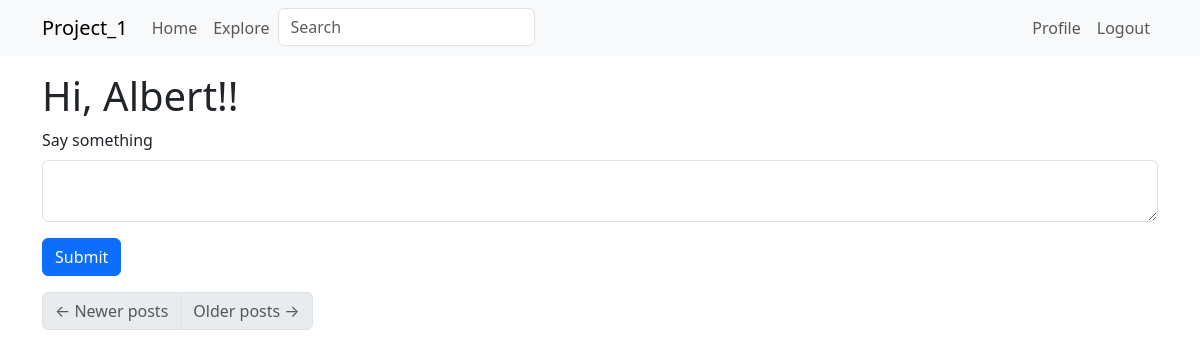
The app's page /index (signed in), older data.
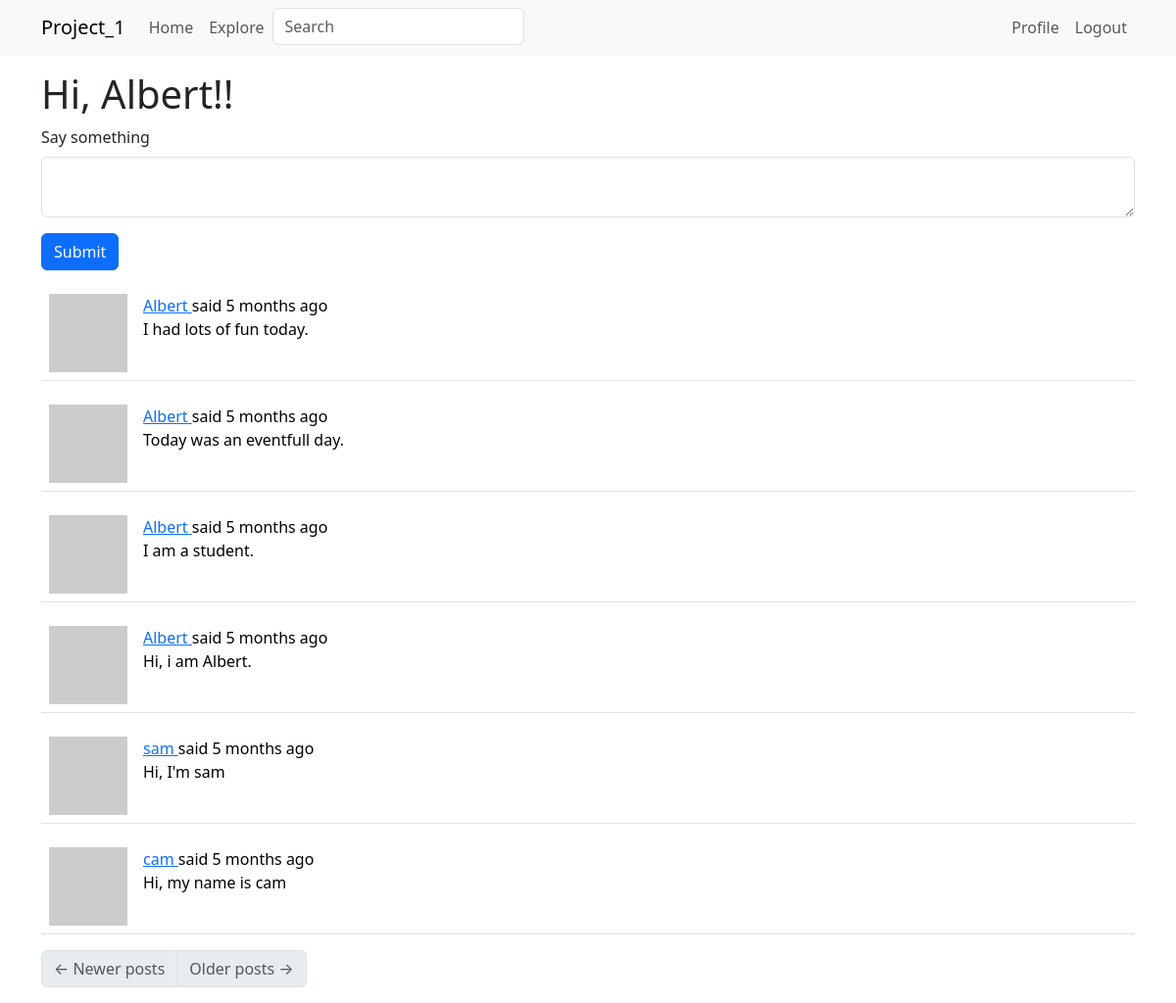
The same page, newer data.
### app/models.py (models this page shows, shortened)
class User(UserMixin, db.Model):
    id: so.Mapped[int] = so.mapped_column(primary_key=True)
    username: so.Mapped[str] = so.mapped_column(sa.String(64), index=True, unique=True)
    email: so.Mapped[str] = so.mapped_column(sa.String(120), index=True, unique=True)
    password_hash: so.Mapped[Optional[str]] = so.mapped_column(sa.String(256))
    posts: so.WriteOnlyMapped['Post'] = so.relationship(back_populates='author')
    about_me: so.Mapped[Optional[str]] = so.mapped_column(sa.String(140))
    last_seen: so.Mapped[Optional[datetime]] = so.mapped_column(default=lambda: datetime.now(timezone.utc))
    following: so.WriteOnlyMapped['User'] = so.relationship(
        secondary=followers, primaryjoin=(followers.c.follower_id == id),
        secondaryjoin=(followers.c.followed_id ==id),
        back_populates='followers')
    followers: so.WriteOnlyMapped['User'] = so.relationship(
        secondary=followers, primaryjoin=(followers.c.followed_id == id),
        secondaryjoin=(followers.c.follower_id ==id),
        back_populates='following')
    def avatar(self, size):
        digest = md5(self.email.lower().encode('utf-8')).hexdigest()
        return f'https://www.gravatar.com/avatar/{digest}?d=identicon&s={size}'
    def following_posts(self):
        Author = so.aliased(User)
        Follower = so.aliased(User)
        return (
            sa.select(Post)
            .join(Post.author.of_type(Author))
            .join(Author.followers.of_type(Follower), isouter=True)
            .where(sa.or_(
                Follower.id == self.id,
                Author.id == self.id,
                ))
            .group_by(Post)
            .order_by(Post.timestamp.desc())
        )

class SearchableMixin(object):
    @classmethod
    def before_commit(cls, session):
        session._changes = {
            'add': list(session.new),
            'update': list(session.dirty),
            'delete': list(session.deleted)
        }
    @classmethod
    def after_commit(cls, session):
        for obj in session._changes['add']:
            if isinstance(obj, SearchableMixin):
                add_to_index(obj.__tablename__, obj)
        for obj in session._changes['update']:
            if isinstance(obj, SearchableMixin):
                add_to_index(obj.__tablename__, obj)
        for obj in session._changes['delete']:
            if isinstance(obj, SearchableMixin):
                remove_from_index(obj.__tablename__, obj)
        session._changes = None

class Post(SearchableMixin, db.Model):
    __searchable__ = ['body']
    id: so.Mapped[int] = so.mapped_column(primary_key=True)
    body: so.Mapped[str] = so.mapped_column(sa.String(140))
    timestamp: so.Mapped[datetime] = so.mapped_column(index=True, default=lambda: datetime.now(timezone.utc))
    user_id: so.Mapped[int] = so.mapped_column(sa.ForeignKey(User.id), index=True)
    author: so.Mapped[User] = so.relationship(back_populates='posts')
    language: so.Mapped[Optional[str]] = so.mapped_column(sa.String(5))

### app/main/routes.py (the view)
@bp.route('/', methods = ['GET', 'POST'])
@bp.route('/index', methods = ['GET', 'POST'])
@login_required
def index():
    form = PostForm()
    if form.validate_on_submit():
        post = Post(body=form.post.data, author=current_user,)
        db.session.add(post)
        db.session.commit()
        flash(_('Your post is now live!'))
        return redirect(url_for('main.index'))
    page = request.args.get('page', 1, type=int)
    posts = db.paginate(current_user.following_posts(), page=page,
                        per_page=current_app.config['POSTS_PER_PAGE'], error_out=False)
    next_url = url_for('main.index', page=posts.next_num) \
        if posts.has_next else None
    prev_url = url_for('main.index', page=posts.prev_num) \
        if posts.has_prev else None
    return render_template('index.html', title= _('Home'), form=form,
                            posts=posts.items, next_url=next_url,
                            prev_url=prev_url)

### app/main/forms.py
class SearchForm(FlaskForm):
    q = StringField(_l('Search'), validators=[DataRequired()])
    def __init__(self, *args, **kwargs):
        if 'formdata' not in kwargs:
            kwargs['formdata'] = request.args
        if 'meta' not in kwargs:
            kwargs['meta'] = {'csrf': False}
        super(SearchForm, self).__init__(*args, **kwargs)

class PostForm(FlaskForm):
    post = TextAreaField(_l('Say something'), validators=[DataRequired(), Length(min=1, max=140)])
    submit = SubmitField(_l('Submit'))

### app/__init__.py (called while the page is built)
def get_locale():
    return request.accept_languages.best_match(current_app.config['LANGUAGES'])

### app/main/routes.py (called while the page is built)
@bp.before_app_request
def before_request():
    if current_user.is_authenticated:
        current_user.last_seen = datetime.now(timezone.utc)
        db.session.commit()
        g.search_form = SearchForm()
    g.locale = str(get_locale())

### app/models.py (called while the page is built)
@login.user_loader
def load_user(id):
    return db.session.get(User, int(id))

### app/templates/index.html
{% extends "base.html" %}
{% import "bootstrap_wtf.html" as wtf %}
{% block content %}
    <h1>{{ _('Hi, %(username)s!', username=current_user.username) }}!</h1>
    {% if form %}
    {{ wtf.quick_form(form) }}
    {% endif %}
    {% for post in posts %}
        {% include '_post.html' %}
    {% endfor %}
    <nav aria-label="Post navigation">
        <ul class="pagination">
            <li class="page-item{% if not prev_url %} disabled{% endif %}">
                <a class="page-link" href="{{ prev_url }}">
                    <span aria-hidden="true">&larr;</span> {{ _('Newer posts') }}
                </a>
            </li>
            <li class="page-item{% if not next_url %} disabled{% endif %}">
                <a class="page-link" href="{{ next_url }}">
                    {{ _('Older posts') }} <span aria-hidden="true">&rarr;</span>
                </a>
            </li>
        </ul>
    </nav>
{% endblock %}

### app/templates/base.html (shortened to what this page needs)
<!DOCTYPE html>
<html lang="en">
    <head>
        <link
            href="https://cdn.jsdelivr.net/npm/bootstrap@5.3.2/dist/css/bootstrap.min.css"
            rel="stylesheet"
>
    </head>
    <body>
        <nav class="navbar navbar-expand-lg bg-body-tertiary">
            <div class="container">
                <a class="navbar-brand" href="{{ url_for('main.index') }}">Project_1</a>
                <div class="collapse navbar-collapse" id="navbarSupportedContent">
                    <ul class="navbar-nav me-auto mb-2 mb-lg-0">
                        <li class="nav-item">
                            <a class="nav-link" aria-current="page" href="{{ url_for('main.index') }}">{{ _('Home') }}</a>
                        </li>
                        <li class="nav-item">
                            <a class="nav-link" aria-current="page" href="{{ url_for('main.explore') }}">{{ _('Explore') }}</a>
                        </li>
                        {% if g.search_form %}
                        <form class="navbar-form navbar-left" method="get" action="{{ url_for('main.search') }}">
                            <div class="form-group">
                                {{ g.search_form.q(size=20, class='form-control', placeholder=g.search_form.q.label.text) }}
                            </div>
                        </form>
                        {% endif %}
                    </ul>
                    <ul class="navbar-nav mb-2 mb-lg-0">
                        {% if current_user.is_anonymous %}
                        <li class="nav-item">
                            <a class="nav-link" aria-current="page" href="{{ url_for('auth.login') }}">{{ _('Login') }}</a>
                        </li>
                        {% else %}
                        <li class="nav-item">
                            <a class="nav-link" aria-current="page" href="{{ url_for('main.user', username=current_user.username) }}">{{ _('Profile') }}</a>
                        </li>
                        <li class="nav-item">
                            <a class="nav-link" aria-current="page" href="{{ url_for('auth.logout') }}">{{ _('Logout') }}</a>
                        </li>
                        {% endif %}
                    </ul>
                </div>
            </div>
        </nav>
        <div class="container mt-3">
            {% block content %}{% endblock %}
        </div>
    </body>
</html>

### app/templates/bootstrap_wtf.html (shortened to what this page needs)
{% macro form_field(field, autofocus) %}
    {%- if field.type == 'BooleanField' %}
    <div class="form-check mb-3">
        {{ field(class='form-check-input') }}
        {{ field.label(class='form-check-label') }}
    </div>
    {%- elif field.type == 'SelectField' %}
        {{ field.label(class='form-label') }}
        {{ field(class='form-select mb-3') }}
    {%- elif field.type == 'TextAreaField' %}
    <div class="mb-3">
        {{ field.label(class='form-label') }}
        {% if autofocus %}
            {{ field(class='form-control' + (' is-invalid' if field.errors else ''), autofocus=True) }}
        {% else %}
            {{ field(class='form-control' + (' is-invalid' if field.errors else '')) }}
        {% endif %}
    </div>
    {%- elif field.type == 'SubmitField' %}
    {{ field(class='btn btn-primary mb-3') }}
    {%- endif %}
{% endmacro %}
{% macro quick_form(form, action="", method="post", id="", novalidate=False) %}
<form novalidate
    {%- if action != None %} action="{{ action }}"{% endif -%}
    {%- if method %} method="{{ method }}"{% endif %}
    {%- if novalidate %} novalidate{% endif -%}>
    {% set ns = namespace(first_field=true) %}
    {%- for field in form %}
        {% if field.widget.input_type != 'hidden' -%}
            {{ form_field(field, ns.first_field) }}
            {% set ns.first_field = false %}
        {%- endif %}
    {%- endfor %}
</form>
{% endmacro %}

### app/templates/_post.html (shortened to what this page needs)
        <table class="table table-hover">
            <tr>
                <td width="70px">
                    <a href="{{ url_for('main.user', username=post.author.username) }}">
                        <img src="{{ post.author.avatar(70) }}">
                    </a>
                </td>
                <td>
                    {{ _('%(username)s said %(when)s',
                        username=user_link, when=moment(post.timestamp).fromNow()) }}
                    <br>
                    {{ post.body }}
                </td>
            </tr>
        </table>

Row changes from the older to the newer data that the page shows:
added Post: body "I had lots of fun today."
added Post: body "Today was an eventfull day."
added Post: body "I am a student."
added Post: body "Hi, i am Albert."
added Post: body "Hi, I'm sam"
added Post: body "Hi, my name is cam"
